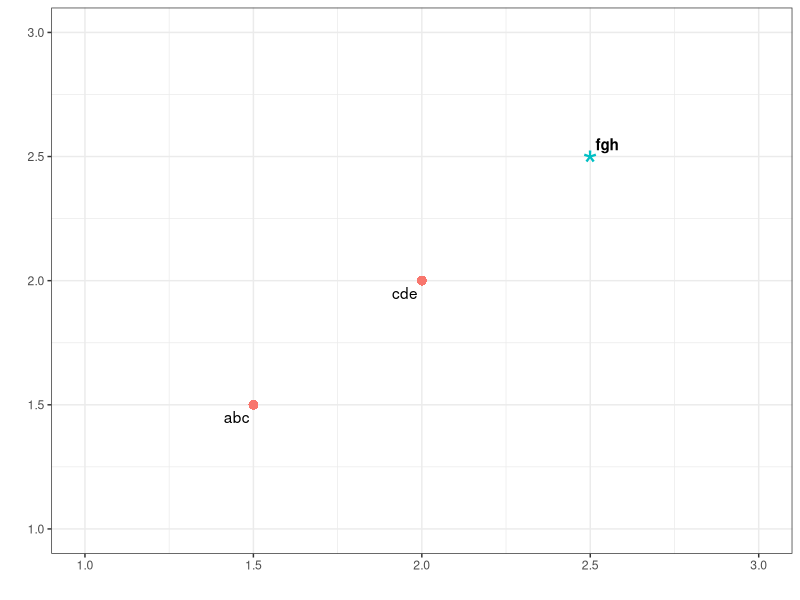

Source code (R):
## ---- chunk 1
library(ggplot2)
library(ggrepel)
## ---- chunk 2
name <- c("abc","cde","fgh")
x <- c(1.5,2,2.5)
y <- c(1.5,2,2.5)
df <- data.frame(name,x,y)
df
## ---- chunk 3
df$fontface <- ifelse(y > 2.0, "bold", "plain")
df$abovethreshold <- ifelse(y > 2.0, TRUE, FALSE)
## ---- chunk 4
ggplot(df,aes(x=x, y=y)) +
  geom_point(aes(shape=abovethreshold,size=abovethreshold,color=abovethreshold)) +
  geom_text_repel(aes(label=name,fontface=fontface)) +
  theme_bw() +
  scale_shape_manual(guide=F,values=c(16,42)) +
  scale_size_manual(guide=F,values=c(3,10)) +
  scale_color_discrete(guide=F)+
  xlab("") +
  ylab("") +
  xlim(1,3) +
  ylim(1,3)
